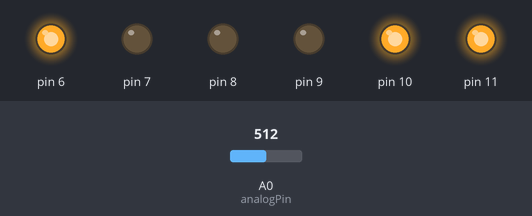
A sketch run on a simulated Arduino Uno, built with avr-gcc and run on an emulated ATmega328P. Shown: output pins drawn as LEDs (lit = HIGH). Inputs (shaded band) come from the test bench; at power-on: A0 (analogPin) = 512.

Above: at 1.8 s.
1.9 s: A0 (analogPin) set to 520
At 2.9 s:
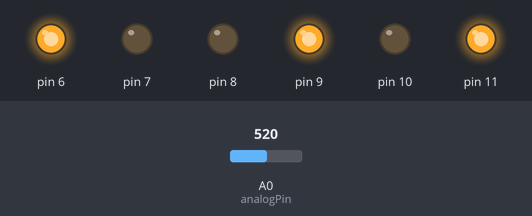
3.5 s: A0 (analogPin) set to 511
At 4.4 s:
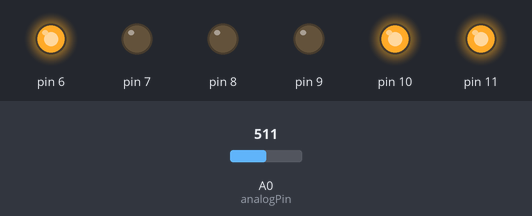
5.5 s: A0 (analogPin) set to 716
At 7.2 s:
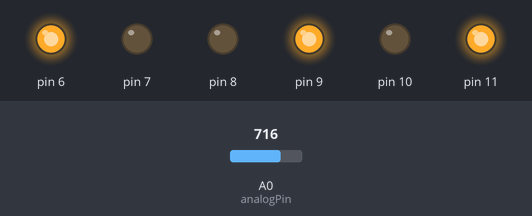
Timing chart, 0 to 8.7 s (numbered marks = the images above; inputs shaded):
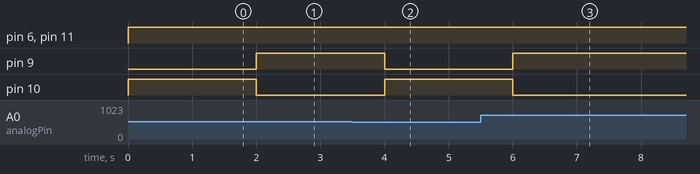

Measured:
- the behaviour switches between 512 and 513 on A0 (analogPin) (found by bisection; images 0 and 1)
- after the input at 1.9 s, pin 9: LOW → HIGH after 0.10 s; pin 10: HIGH → LOW after 0.10 s
- after the input at 3.5 s, pin 9: HIGH → LOW after 0.50 s; pin 10: LOW → HIGH after 0.50 s
- after the input at 5.5 s, pin 9: LOW → HIGH after 0.50 s; pin 10: HIGH → LOW after 0.50 s

The sketch:

motorD326.ino
```cpp
const int analogPin = A0;

void Switch(bool x){
  if (x == false){
    analogWrite(11, 255);
    digitalWrite(10, HIGH);
    digitalWrite(9, LOW);
    analogWrite(6, 255);
    analogWrite(8, LOW);
    analogWrite(7, HIGH);
  }
  else {
    analogWrite(11, 255);
    digitalWrite(10, LOW);
    digitalWrite(9, HIGH);
    analogWrite(6, 255);
    analogWrite(8, HIGH);
    analogWrite(7, LOW);
  }
}

void setup() {
  Serial.begin(9600);
  for (int i = 6; i < 12; i++){
    pinMode(i, OUTPUT);
  }
}

void loop() {
  int analogValue = analogRead(analogPin);
  bool switchValue = analogValue > 512;
  Switch(switchValue);
  delay(1000);
}
```
